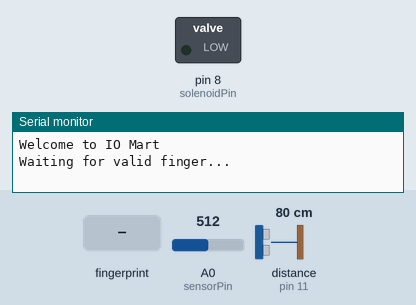
The sketch below on a simulated Arduino Uno, built with avr-gcc and run on an emulated ATmega328P. Shown: switched loads named in the sketch (green lamp = pin HIGH), the last lines printed to the serial monitor. The inputs (shaded band) are chosen by the test bench; at power-on: A0 (sensorPin) = 512, distance to the obstacle (sensor on pin 11) 80 cm. The echo pulse lasts 58.3 µs per cm; pins used as bus, display or sensor lines are not drawn.

Above: at 2.2 s.
2.3 s: finger stored as number 1 placed on the sensor
At 6.0 s:
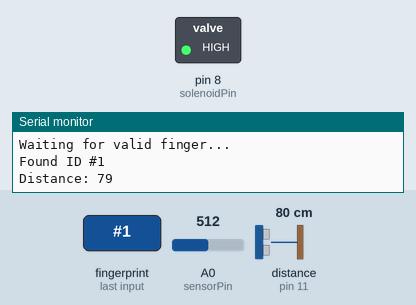
Timing chart, 0 to 33.9 s (numbered marks = the images above; inputs shaded):
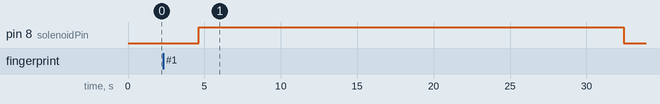

Measured:
- after the input at 2.3 s, pin 8 (solenoidPin): LOW → HIGH after 2.3 s, → LOW 27.8 s later

The sketch:

Arduino.ino
```cpp
#include <Adafruit_Fingerprint.h>
#include <SoftwareSerial.h>

// Variables for fingerprint scanner
int getFingerprintIDez();
SoftwareSerial mySerial(2, 3);
Adafruit_Fingerprint finger = Adafruit_Fingerprint(&mySerial);
int Fingerprint_ID = -1;
// *************************************************

// Variables for Bluetooth
SoftwareSerial bluetooth(4, 5);
int blue_tooth = 0;
// **************************

// Variables for LDR
int sensorPin = A0;
int sensorValue = 0;
int ldr = -1;
// ********************

// Variables for solenoid
int solenoidPin = 8;
// ********************

// Variables for Ultrasonic Sensor
int trigPin = 10;
int echoPin = 11;
long duration;
long distance;
// ********************

void setup()
{
  pinMode(trigPin, OUTPUT); // Sets the trigPin as an Output
  pinMode(echoPin, INPUT);

  bluetooth.begin(9600);

  pinMode(solenoidPin, OUTPUT);

  while (!Serial);
    Serial.begin(9600);

  Serial.println("Welcome to IO Mart");
  finger.begin(57600);

  if (finger.verifyPassword()) {
    //Serial.println("Found fingerprint sensor!");
  } else {
    Serial.println("Did not find fingerprint sensor :(");
    while (1);
  }
  Serial.println("Waiting for valid finger...");
}

void loop()
{
    //ultrasonic();
    Fingerprint_ID = getFingerprintIDez();
    if(Fingerprint_ID != -1)
    {
      Serial.println("Thankyou for shopping with us");
      delay(2000);
      Serial.println("Welcome to IO Mart");
      Serial.println("Waiting for valid finger...");
    }
    Fingerprint_ID = -1;
    //delay(1000);
}

void Bluetooth()
{
  bluetooth.println("\nyes\n");
  delay(100);
}

void LDR()
{
  sensorValue = analogRead(sensorPin);
  //Serial.println(sensorValue);
  if(sensorValue > 800)
  {
    ldr = 1;
  }
  else
    ldr = 0;
  delay(100);
}

void ultrasonic()
{
  digitalWrite(trigPin, LOW);
  delayMicroseconds(2);
  digitalWrite(trigPin, HIGH);
  delayMicroseconds(10);
  digitalWrite(trigPin, LOW);
  duration = pulseIn(echoPin, HIGH);
  distance= duration*0.034/2;
  Serial.print("Distance: ");
  Serial.println(distance);
}

int getFingerprintIDez() {
  uint8_t p = finger.getImage();
  if (p != FINGERPRINT_OK)  return -1;

  p = finger.image2Tz();
  if (p != FINGERPRINT_OK)  return -1;

  p = finger.fingerFastSearch();
  if (p != FINGERPRINT_OK)  return -1;

  Serial.print("Found ID #");
  Serial.print(finger.fingerID);
  Serial.println();

  if(Fingerprint_ID != finger.fingerID)
  {
    blue_tooth = 0;
  }
  delay(2000);
  ldr = -1;
  digitalWrite(solenoidPin, HIGH);
  delay(100);
  digitalWrite(solenoidPin, HIGH);
  delay(100);
  digitalWrite(solenoidPin, HIGH);

    ultrasonic();
    LDR();
    int c = 0;
    while(ldr != 1 && c<15)
    {
      LDR();
      c++;
      delay(1000);
    }
    if(ldr==1)
    {
      if(blue_tooth == 0)
      {
        Bluetooth();
        blue_tooth = 1;
      }
    }
    ultrasonic();
    delay(2000);
    while(distance > 25 && ldr==1)
    {
      LDR();
      ultrasonic();
      delay(3000);
    }
    delay(4000);
    if(ldr==0)
    {
      bluetooth.println("\nno\n");
      delay(5000);
    }
    if(ldr == 1)
      delay(3000);
    digitalWrite(solenoidPin, LOW);
  return finger.fingerID;
}
```
